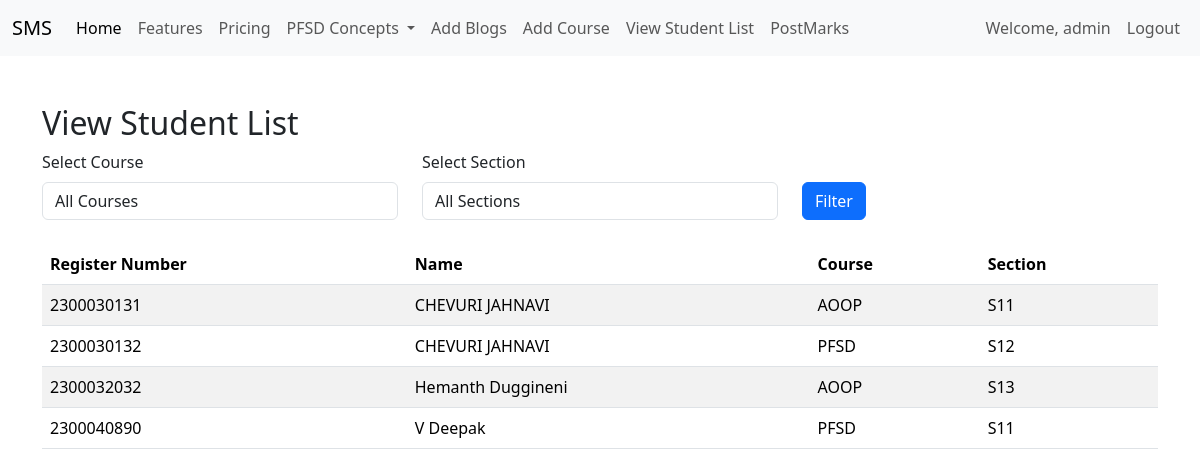
/facultyapp/viewstudents (signed in), run on the app's committed database.
### adminapp/models.py (models this page shows, shortened)
class StudentList(models.Model):
    Register_Number= models.CharField(max_length=20, unique=True)
    Name = models.CharField(max_length=100)
    user = models.OneToOneField(User, on_delete=models.CASCADE, null=True)
    class User(models.Model) :
        username = models.CharField(max_length=150, unique=True)
        email = models.EmailField(unique=True)
        password = models.CharField(max_length=128)

### facultyapp/models.py (models this page shows, shortened)
class AddCourse(models.Model):
    COURSE_CHOICES =[
        ('AOOP' , 'ADVANCED OBJECT ORIENTED PROGRAMMING'),
        ('PFSD', 'PYTHON FULL STACK DEVELOPMENT'),
    ]
    SECTION_CHOICES=[
        ('S11','SECTION S11'),
        ('S12', 'SECTION S12'),
        ('S13', 'SECTION S13'),
        ('S14', 'SECTION S14'),
        ('S15', 'SECTION S15'),
        ('S16', 'SECTION S16'),
        ('S17', 'SECTION S17'),
    ]
    student = models.ForeignKey(StudentList, on_delete= models.CASCADE)
    course=models.CharField(max_length=50, choices = COURSE_CHOICES)
    section = models.CharField(max_length=50, choices=SECTION_CHOICES)

### facultyapp/views.py (the view)
# urls.py: path('viewstudents', views.view_student_list, name='viewstudents'),
def view_student_list(request):
    course = request.GET.get('course')
    section = request.GET.get('section')
    student_courses = AddCourse.objects.all()
    if course:
        student_courses = student_courses.filter(course=course)
    if section:
        student_courses = student_courses.filter(section=section)
    students = StudentList.objects.filter(id__in=student_courses.values('student_id'))
    course_choices = AddCourse.COURSE_CHOICES
    section_choices = AddCourse.SECTION_CHOICES
    context = {
        'students': students,
        'course_choices': course_choices,
        'section_choices': section_choices,
        'selected_course': course,
        'selected_section': section,
    }
    return render(request, 'facultyapp/view_student_list.html', context)

### templates/facultyapp/view_student_list.html (shortened to what this page needs)
{% extends 'Navbar/FacultyNavbar.html' %}
{% load static %}
{% block body %}
    <div class="container mt-5">
        <h2>View Student List</h2>
        <form method="get" class="mb-4">
            <div class="row">
                <div class="col-md-4">
                    <label for="course" class="form-label">Select Course</label>
                    <select name="course" id="course" class="form-control">
                        <option value="">All Courses</option>
                    </select>
                </div>
                <div class="col-md-4">
                    <label for="section" class="form-label">Select Section</label>
                    <select name="section" id="section" class="form-control">
                        <option value="">All Sections</option>
                    </select>
                </div>
                <div class="col-md-4 mt-4">
                    <button type="submit" class="btn btn-primary mt-2">Filter</button>
                </div>
            </div>
        </form>
        <table class="table table-striped">
            <thead>
                <tr>
                    <th>Register Number</th>
                    <th>Name</th>
                    <th>Course</th>
                    <th>Section</th>
                </tr>
            </thead>
            <tbody>
                {% if students %}
                    {% for student in students %}
                        <tr>
                            <td>{{ student.Register_Number }}</td>
                            <td>{{ student.Name }}</td>
                            <td>{{ student.addcourse_set.first.course }}</td>
                            <td>{{ student.addcourse_set.first.section }}</td>
                        </tr>
                    {% endfor %}
                {% else %}
                    <tr>
                        <td colspan="4" class="text-center">No students found.</td>
                    </tr>
                {% endif %}
            </tbody>
        </table>
    </div>
{% endblock %}

### templates/navbar/FacultyNavbar.html (shortened to what this page needs)
<!DOCTYPE html>
<html lang="en">
<head>
    <link href="https://cdn.jsdelivr.net/npm/bootstrap@5.3.3/dist/css/bootstrap.min.css" rel="stylesheet">
</head>
<body>
<nav class="navbar navbar-expand-lg navbar-light bg-light">
  <div class="container-fluid">
    <a class="navbar-brand" href=" {% url 'facultyapp:FacultyHomePage' %} ">SMS</a>
    <div class="collapse navbar-collapse" id="navbarNavDropdown">
      <ul class="navbar-nav">
        <li class="nav-item">
          <a class="nav-link active" aria-current="page" href="#">Home</a>
        </li>
        <li class="nav-item">
          <a class="nav-link" href="#">Features</a>
        </li>
        <li class="nav-item">
          <a class="nav-link" href="#">Pricing</a>
        </li>
        <li class="nav-item dropdown">
          <a class="nav-link dropdown-toggle" href="#" id="navbarDropdownMenuLink" role="button" data-bs-toggle="dropdown" aria-expanded="false">
            PFSD Concepts
          </a>
        </li>
          <li class="nav-item">
          <a class="nav-link" href="#">Add Blogs</a>
        </li>
          <li class="nav-item">
          <a class="nav-link" href="{% url 'facultyapp:add_course' %}">Add Course</a>
        </li>
                    <li class="nav-item">
          <a class="nav-link" href="{% url 'facultyapp:viewstudents' %}">View Student List</a>
        </li>
           <li class="nav-item">
          <a class="nav-link" href="{% url 'facultyapp:postmarks' %}">PostMarks</a>
        </li>
      </ul>
    </div>
  <ul  class="navbar-nav ms-auto">
<li>
        {% if user.is_authenticated %}
        <li class="nav-item">
        <span class="nav-link">Welcome, {{ user.username }}</span>
    </li>
          <li class="nav-item">
          <a class="nav-link" href="{% url 'logout' %}">Logout</a>
          </li>
        {% endif %}
 </li>
      </ul>
  </div>
</nav>
{% block body %}
{% endblock %}
</body>
</html>

### data on the page
StudentList: Register_Number "2300030131", Name "CHEVURI JAHNAVI", addcourse_set.first.course "AOOP", addcourse_set.first.section "S11"
StudentList: Register_Number "2300030132", Name "CHEVURI JAHNAVI", addcourse_set.first.course "PFSD", addcourse_set.first.section "S12"
StudentList: Register_Number "2300032032", Name "Hemanth Duggineni", addcourse_set.first.course "AOOP", addcourse_set.first.section "S13"
StudentList: Register_Number "2300040890", Name "V Deepak", addcourse_set.first.course "PFSD", addcourse_set.first.section "S11"

### other printed values
{{ user.username }} "admin"
